Frame 1 (no input): blank canvas, image omitted
Frame 60 (no input): blank canvas, image omitted
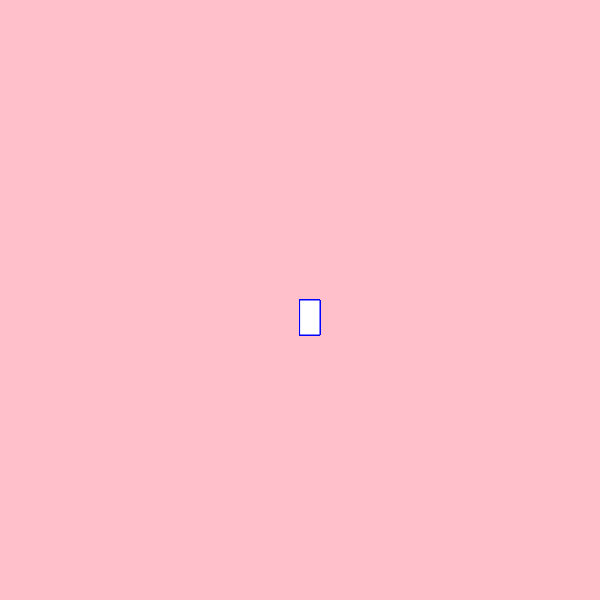
Frame 120 (the mouse pressed at the canvas centre since frame 60)

The p5.js sketch whose frames 1 and 60 were blank and that drew this single picture after the mouse press (run headless with seeded random() and noise() and a simulated clock; from frame 60 on, the mouse is pressed at the canvas centre):

// p5.js sketch
// ── sketch.js
function setup() {
    createCanvas(600, 600);
    background("pink");
  }
  
  function draw() {
    
    
    stroke("blue")
    fill("white")
    
    // console.log(mouseIsPressed);
    
    if(mouseIsPressed){
    rect(mouseX,  mouseY,  20,  35);
      }
    
    
    
  }
